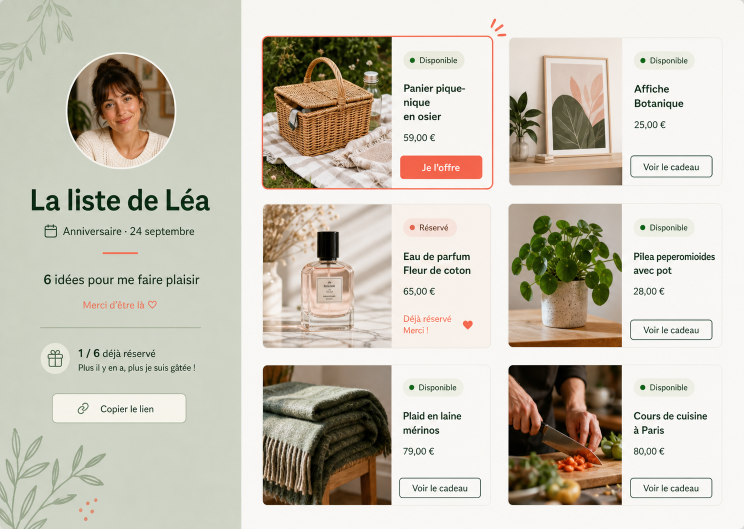
#> input picture prototypes/wishlist-site/design/mockups/03-shared-wishlist-selected-concept.png, 1487 x 1058 px (shown at 1/2 size)
$ python make-qa-comparison.py
#> lines starting #> are read from the running program, lines starting #| are printed output that depends on the picture
from pathlib import Path

from PIL import Image, ImageDraw


ROOT = Path(__file__).resolve().parents[1]
SOURCE = ROOT / "design" / "mockups" / "03-shared-wishlist-selected-concept.png"
IMPLEMENTATION = ROOT / "qa" / "implementation-desktop.png"
QA = ROOT / "qa"


def labeled_pair(left: Image.Image, right: Image.Image, labels: tuple[str, str]) -> Image.Image:
    label_height = 38
    height = max(left.height, right.height)
    canvas = Image.new("RGB", (left.width + right.width, height + label_height), "#f7f5ef")
    canvas.paste(left, (0, label_height))
    canvas.paste(right, (left.width, label_height))
    draw = ImageDraw.Draw(canvas)
    draw.text((12, 12), labels[0], fill="#123f2b")
    draw.text((left.width + 12, 12), labels[1], fill="#123f2b")
    return canvas


def main() -> None:
    QA.mkdir(parents=True, exist_ok=True)
    with Image.open(SOURCE).convert("RGB") as source, Image.open(IMPLEMENTATION).convert("RGB") as implementation:
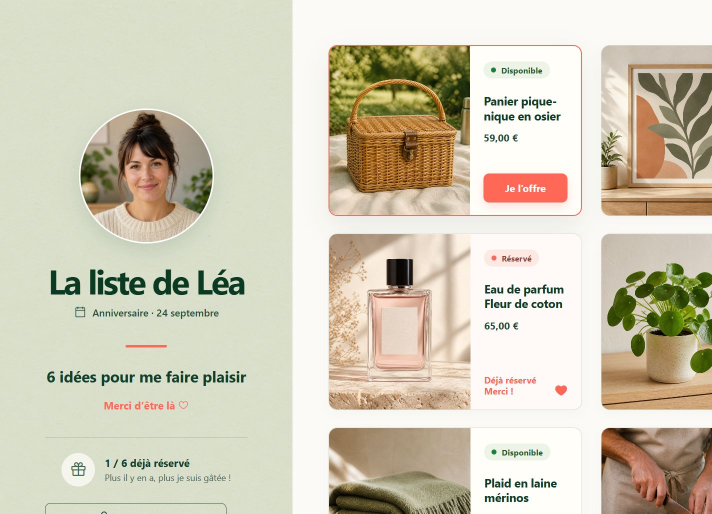
#> input picture prototypes/wishlist-site/qa/implementation-desktop.png, 1424 x 1027 px (shown at 1/2 size)
#> source is the input picture: PIL image 1487x1058 RGB; mean R, G, B 201.5, 196.2, 183.2
#> implementation is the input picture: PIL image 1424x1027 RGB; mean R, G, B 208.4, 202.2, 182
        source_normalized = source.crop(((source.width - 1424) // 2, 0, (source.width + 1424) // 2, 1024))
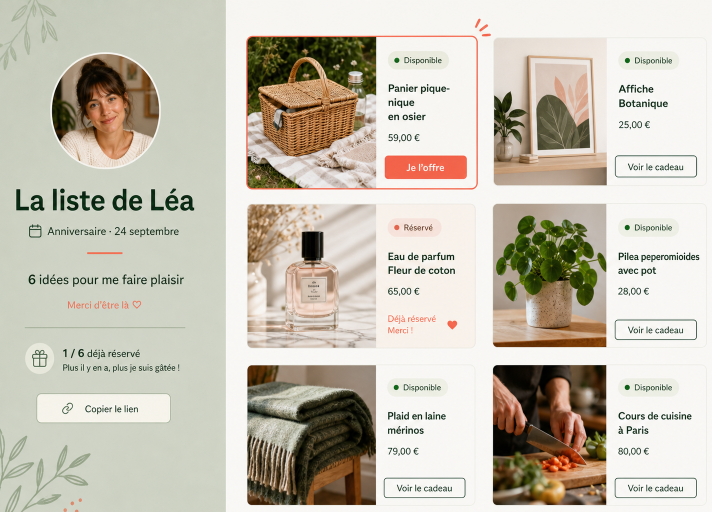
#> source_normalized: PIL image 1424x1024 RGB (shown at 1/2 size); mean R, G, B 199.4, 193.6, 180.1
        implementation_normalized = implementation.crop((0, 0, 1424, 1024))
        labeled_pair(
            source_normalized,
            implementation_normalized,
            ("SOURCE — OPTION 3", "IMPLEMENTATION — DESKTOP"),
        ).save(QA / "comparison-full.png")

        source_profile = source.crop((0, 0, 500, 1024)).resize((500, 1024))
        implementation_profile = implementation.crop((0, 0, 464, 1024)).resize((500, 1024))
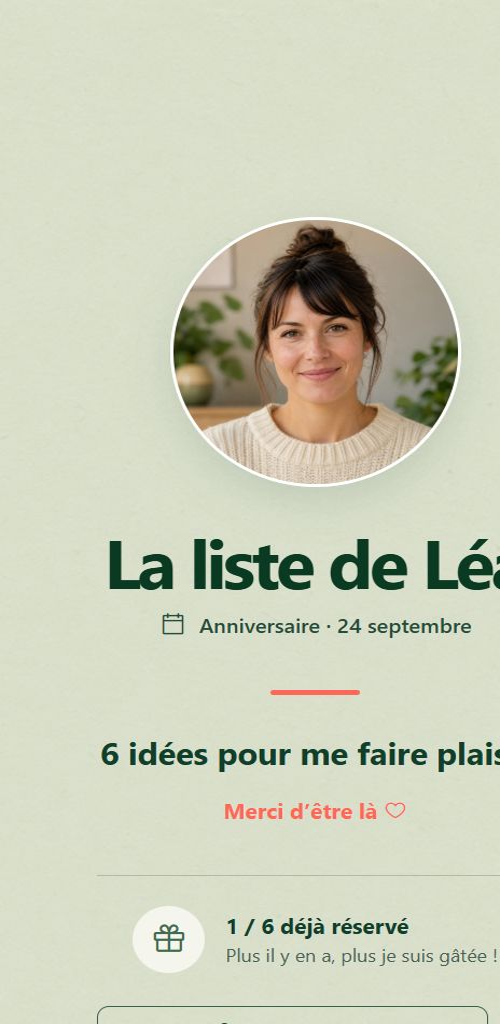
#> implementation_profile: PIL image 500x1024 RGB; mean R, G, B 203.6, 206.6, 185.6
        profile_pair = labeled_pair(source_profile, implementation_profile, ("SOURCE — PROFILE", "IMPLEMENTATION — PROFILE"))

        source_cards = source.crop((500, 0, 1536, 720)).resize((740, 514))
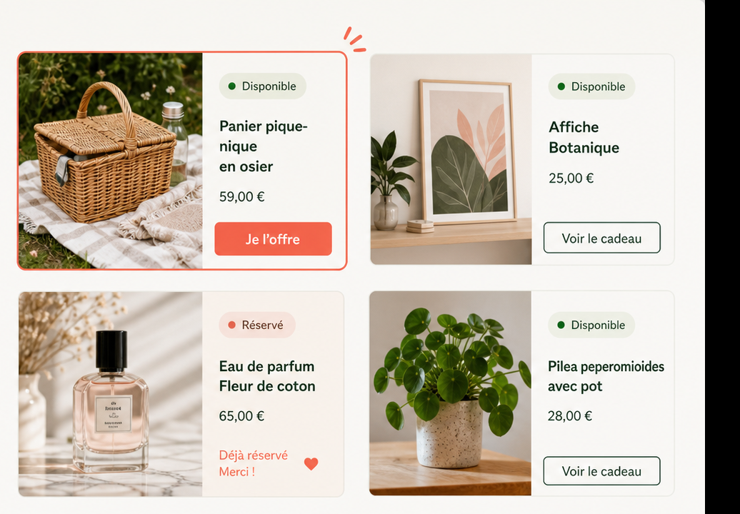
#> source_cards: PIL image 740x514 RGB; mean R, G, B 202, 193.1, 181.2
        implementation_cards = implementation.crop((464, 0, 1424, 720)).resize((740, 555))
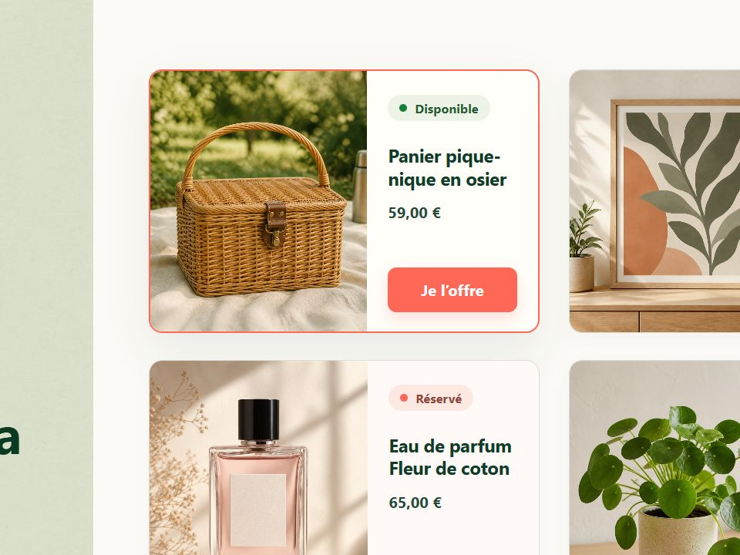
#> implementation_cards: PIL image 740x555 RGB; mean R, G, B 212.1, 202.1, 181.2
        cards_pair = labeled_pair(source_cards, implementation_cards, ("SOURCE — CARDS", "IMPLEMENTATION — CARDS"))
#> call 3 of labeled_pair, with labels = ('SOURCE — CARDS', 'IMPLEMENTATION — CARDS')
#> in labeled_pair (call 3), `canvas.paste(right, (left.width, label_height))`:
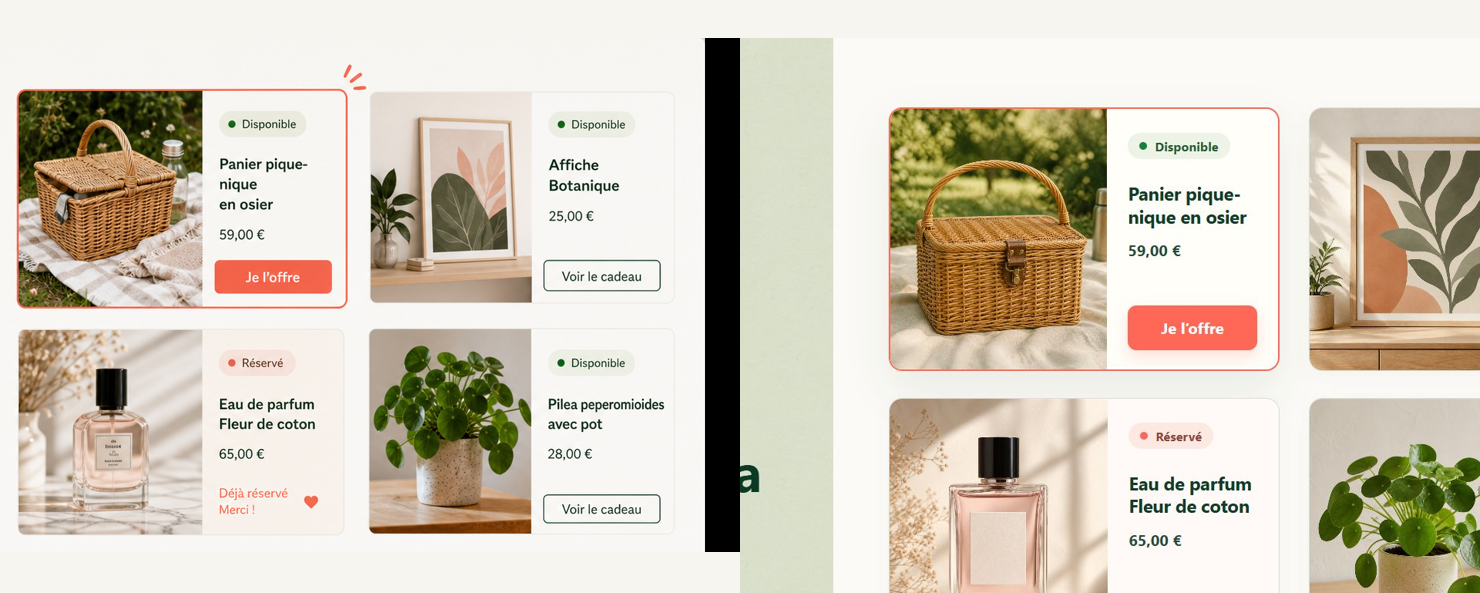
#> canvas: PIL image 1480x593 RGB; mean R, G, B 211.1, 202.4, 186.9

        focus = Image.new("RGB", (1480, profile_pair.height + cards_pair.height), "white")
#> focus: PIL image 1480x1655 RGB; every value is 255
        focus.paste(profile_pair, (240, 0))
        focus.paste(cards_pair, (0, profile_pair.height))
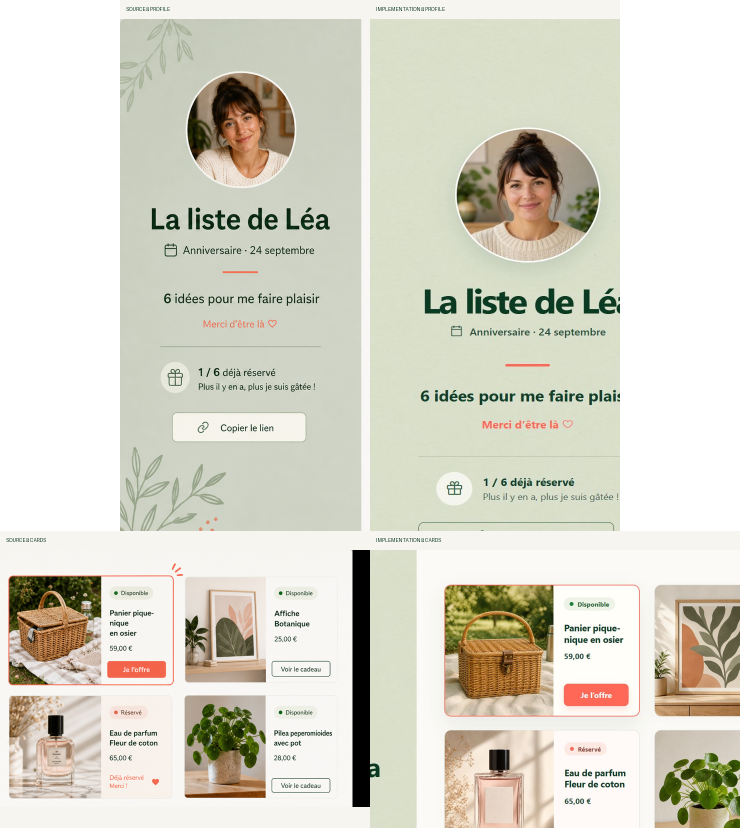
#> focus: PIL image 1480x1655 RGB (shown at 1/2 size); mean R, G, B 216.3, 214.3, 201.1
        focus.save(QA / "comparison-focus.png")


if __name__ == "__main__":
    main()
